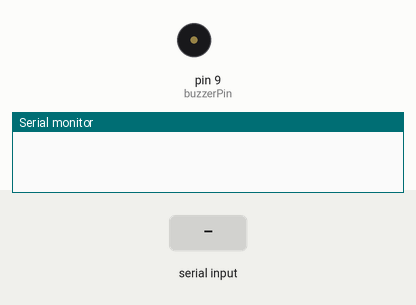
This sketch was run on a simulated Arduino Uno, built with avr-gcc and run on an emulated ATmega328P. Shown: buzzer (waves = sounding), the last lines printed to the serial monitor. The test bench sets the inputs (shaded band).

Above: at 1.2 s.
1.3 s: "1" received over Serial
At 1.55 s:
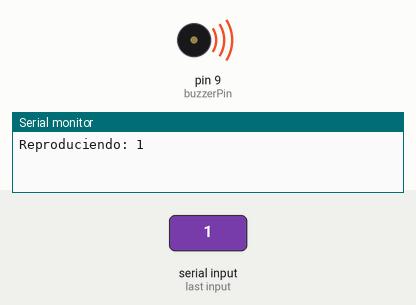
Timing chart, 0 to 4.3 s (numbered marks = the images above; inputs shaded):
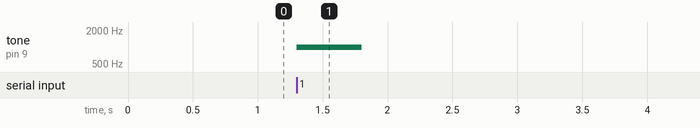

The sketch:

PruebaBuzzer.ino
```cpp
#define buzzerPin 9
void setup() {
  pinMode(buzzerPin, OUTPUT);
  Serial.begin(9600);
}

void loop() {
  if (Serial.available() > 0) {
    char comando = Serial.read();

    if (comando == '1') {
      tone(buzzerPin, 1000, 500);
      Serial.println("Reproduciendo: 1");
    }
    else if (comando == '0') {
      tone(buzzerPin, 500, 500);
      Serial.println("Reproduciendo: 0");
    }
  }
}
```

Measured:
- after the input at 1.3 s, tone on pin 9 (buzzerPin): silent → 1000 Hz at once, → silent 0.50 s later
